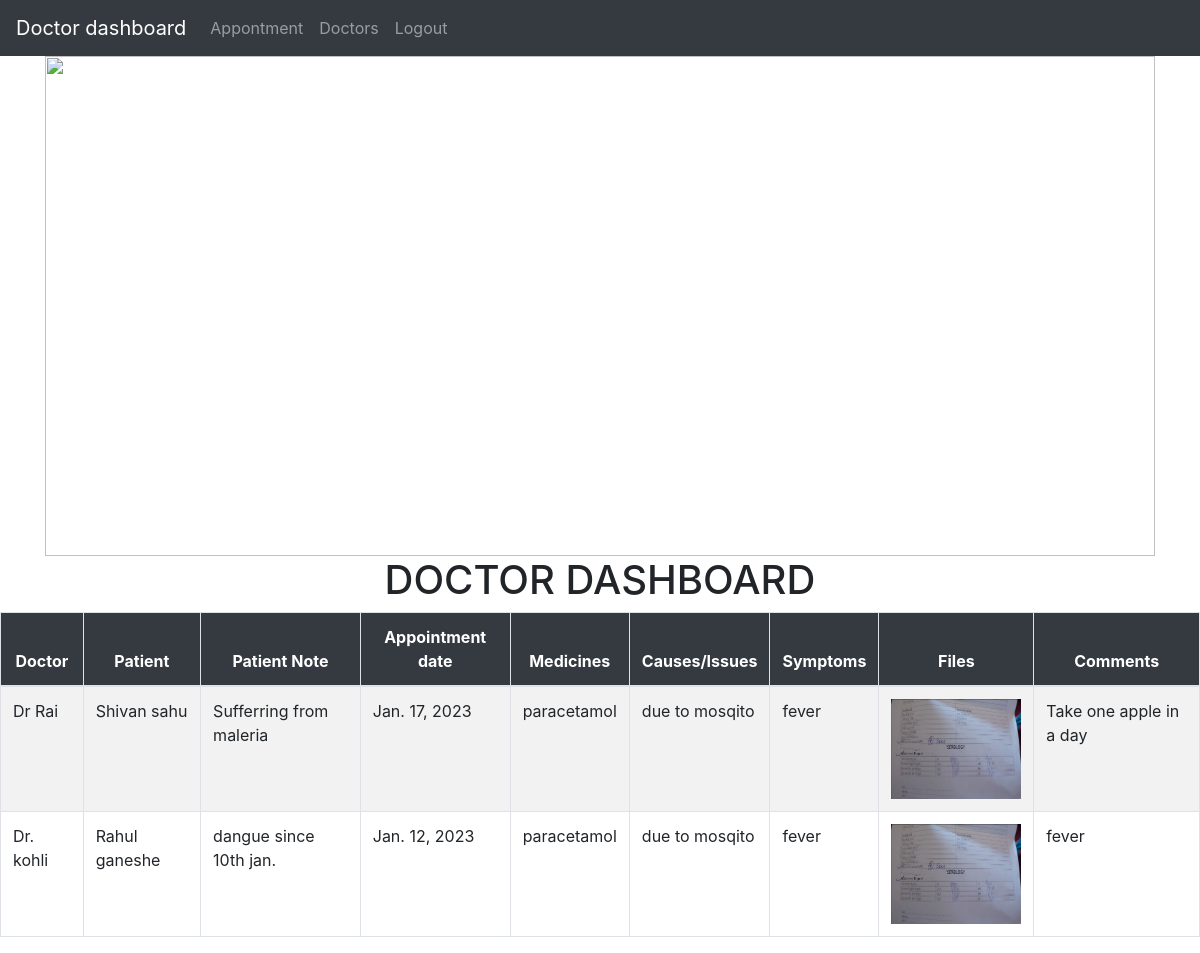
The page /dashboard (signed in) on the database its author committed.
### home/models.py (models this page shows, shortened)
class Doctor(models.Model):
    patient=models.ForeignKey(Patient,on_delete=models.CASCADE)
    medicines=models.CharField(max_length=50)
    causes=models.CharField(max_length=50)
    symptoms=models.CharField(max_length=50)
    file=models.FileField(upload_to='files')
    comments=models.TextField()

class Patient(models.Model):
    doctors=models.ForeignKey(Doctors_name,on_delete=models.CASCADE)
    patient_name=models.CharField(max_length=50)
    date=models.DateField(auto_now=False)
    notes=models.TextField()
    def __str__(self) -> str:
        return self.patient_name

class Doctors_name(models.Model):
    dname=models.CharField(max_length=50)

### home/views.py (the view)
# urls.py: path('dashboard',views.dashboard),
@login_required
def dashboard(request):
    doctors_name=Doctors_name.objects.all()
    doc=Doctor.objects.all()
    patients=Patient.objects.all()
    return render(request,'dashboard.html',{'doctors_name':doctors_name,'doc':doc,'patients':patients})

### home/templates/dashboard.html (shortened to what this page needs)
{% extends "navbar.html" %}
{% block nav %}
<div class="container">
  <img src="https://www.foreignopd.com/img/banners/6411331465f9fcdf1d42442.29037531second_medical_low_res.jpg" width='100%' height='500px' alt="">
</div>
    <h1 align='center'>DOCTOR DASHBOARD</h1>
    <div >
    <table class="table table-bordered table-striped table-hover">
        <thead class="bg-dark text-white text-center">
            <tr>
                <th>Doctor</th>
                <th>Patient</th>
                <th>Patient Note</th>
                <th>Appointment date</th>
                <th>Medicines</th>
                <th>Causes/Issues</th>
                <th>Symptoms</th>
                <th>Files</th>
                <th>Comments</th>
            </tr>
        </thead>
        <tbody>
            {% for i in doc %}
            <tr>
                <td>{{i.patient.doctors.dname}}</td>
                <td>{{i.patient}}</td>
                <td>{{i.patient.notes}}</td>
                <td>{{i.patient.date}}</td>
                <td>{{i.medicines}}</td>
                <td>{{i.causes}}</td>
                <td>{{i.symptoms}}</td>
                <td class='text-center'><img src={{i.file.url}} height='100px' width='130px' alt=""></td>
                <td>{{i.comments}}</td>
            </tr>
            {% endfor %}
        </tbody>
    </table>
</div>
{% endblock nav %}

### home/templates/navbar.html (shortened to what this page needs)
<!DOCTYPE html>
<html lang="en">
<head>
    <link rel="stylesheet" href="https://cdn.jsdelivr.net/npm/bootstrap@4.0.0/dist/css/bootstrap.min.css">
    <link rel="stylesheet"href="https://cdnjs.cloudflare.com/ajax/libs/animate.css/4.1.1/animate.min.css"/>
</head>
<body>
<nav class="navbar navbar-expand-lg navbar-dark bg-dark">
  <a class="navbar-brand" href="/dashboard">Doctor dashboard</a>
  <div class="collapse navbar-collapse" id="navbarNav">
    <ul class="navbar-nav">
      {% if request.user.is_authenticated %}
      <li class="nav-item">
        <a class="nav-link" href="/patients">Appontment</a>
      </li>
      <li class="nav-item">
        <a class="nav-link" href="/doc_dashboard">Doctors</a>
      </li>
      <li class="nav-item">
        <a class="nav-link" href="/lgout">Logout</a>
      </li>
      {% endif %}
    </ul>
  </div>
</nav>
{% block nav %}
{% endblock nav %}
</body>
</html>

### rows shown on the page
Doctor: patient.doctors.dname "Dr Rai", patient "Shivan sahu", patient.notes "Sufferring from maleria", patient "Jan. 17, 2023", medicines "paracetamol", causes "due to mosqito", symptoms "fever", file (picture), comments "Take one apple in a day"
Doctor: patient.doctors.dname "Dr. kohli", patient "Rahul ganeshe", patient.notes "dangue since 10th jan.", patient "Jan. 12, 2023", medicines "paracetamol", causes "due to mosqito", symptoms "fever", file (picture), comments "fever"
